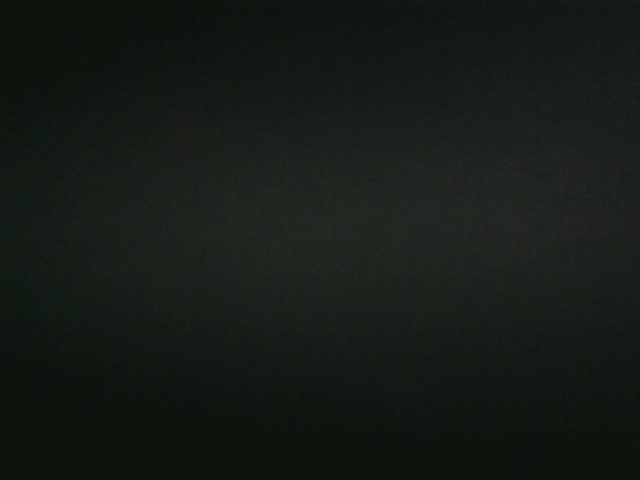
%> input picture beast/bg_sample/b1.png, 640 x 480 px; the run also reads 5 pictures not shown here
$ octave filter_blank_image.m   (GNU Octave 9; MATLAB toolbox functions it lacks are replaced by stand-ins)
%> lines starting %> are read from the running program, lines starting %| are printed output that depends on the picture
b1=double(imread('b1.png'))/255.0;
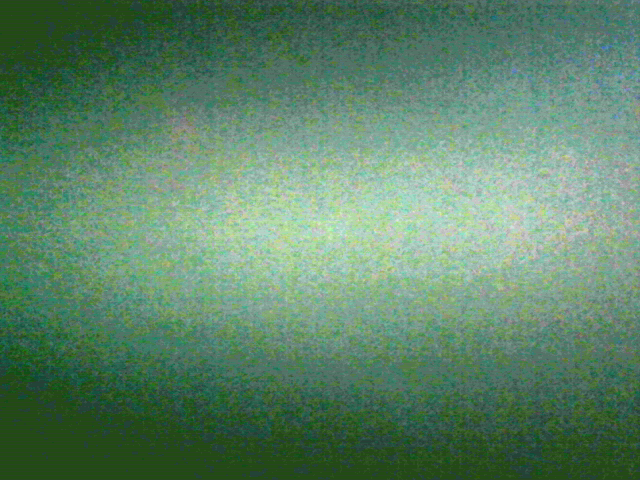
%> b1: size 480x640x3 double; mean R, G, B 0.0847, 0.107, 0.0909; drawn with min black and max white
b2=double(imread('b2.png'))/255.0;
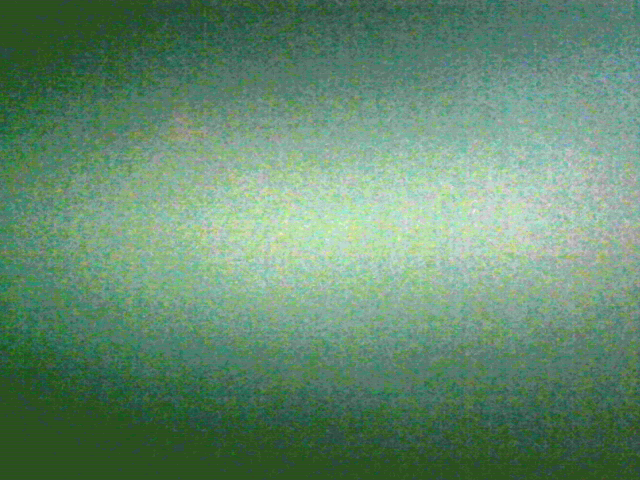
%> b2: size 480x640x3 double; mean R, G, B 0.0847, 0.107, 0.0907; drawn with min black and max white
b3=double(imread('b3.png'))/255.0;
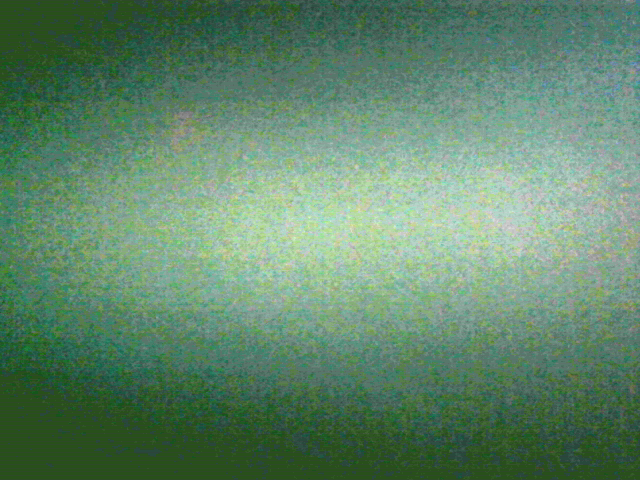
%> b3: size 480x640x3 double; mean R, G, B 0.0842, 0.107, 0.09; drawn with min black and max white
b4=double(imread('b4.png'))/255.0;
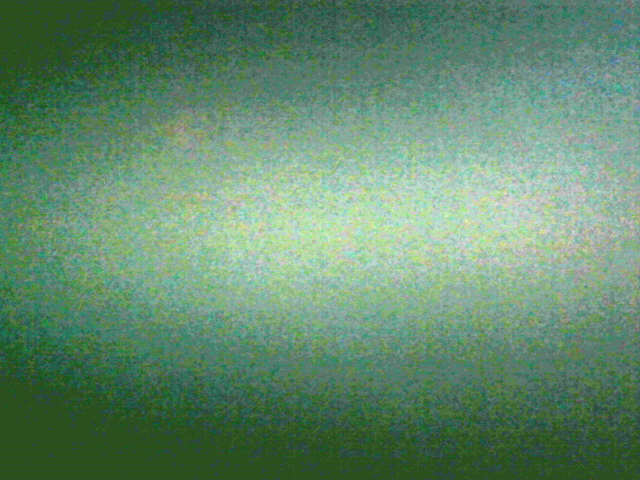
%> b4: size 480x640x3 double; mean R, G, B 0.0842, 0.106, 0.0898; drawn with min black and max white
b5=double(imread('b5.png'))/255.0;
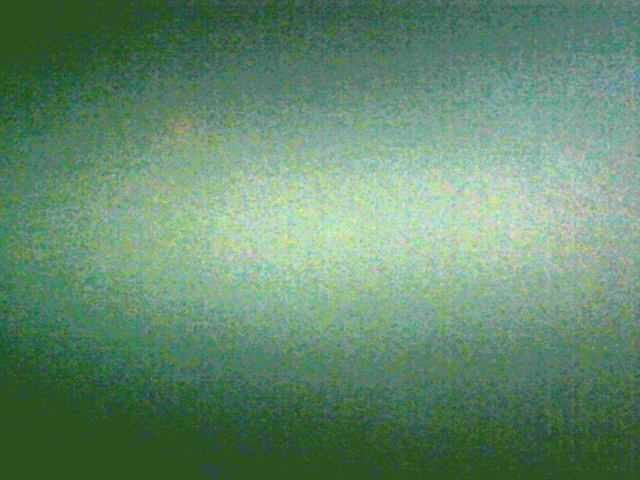
%> b5: size 480x640x3 double; mean R, G, B 0.0844, 0.107, 0.09; drawn with min black and max white
b6=double(imread('b6.png'))/255.0;
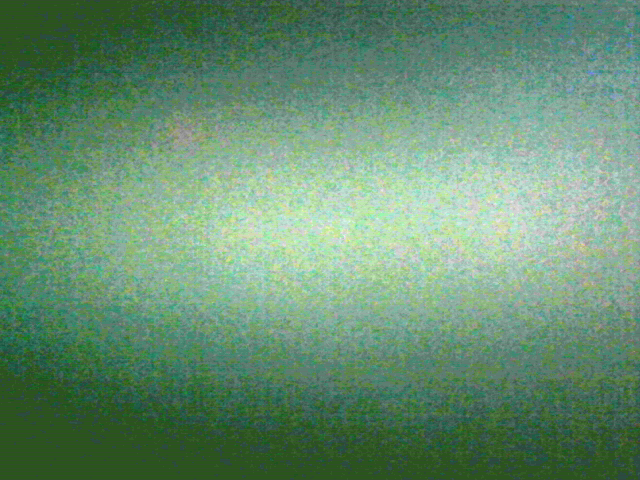
%> b6: size 480x640x3 double; mean R, G, B 0.0845, 0.107, 0.0901; drawn with min black and max white
%> (the run ends here)
